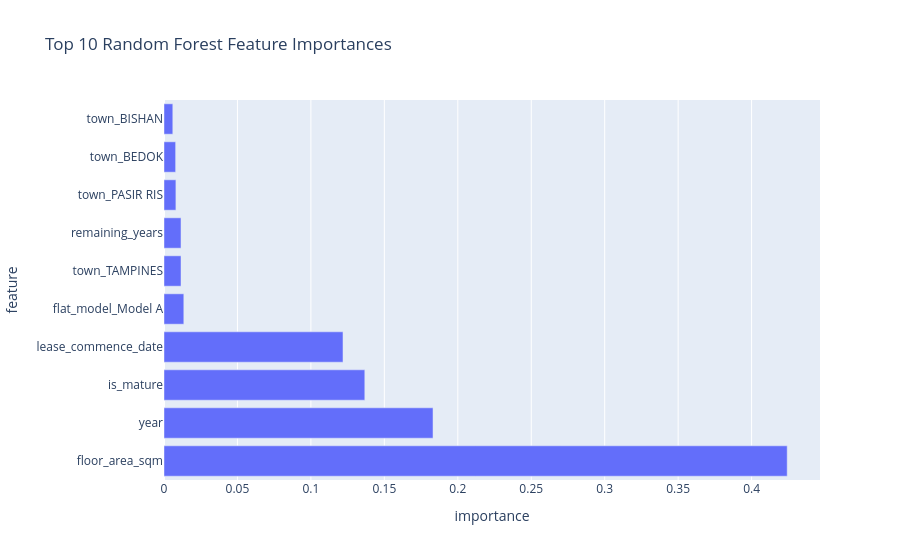

The notebook cell this image was saved under:
### Code cell
px.bar(
    feature_importance.head(10),
    x="importance",
    y="feature",
    orientation="h",
    title="Top 10 Random Forest Feature Importances"
)

### Figure 1 — Plotly figure (JSON) as saved in the notebook; plotly's stock layout.template omitted (floating-point values rounded to 4 significant figures)
{"data": [{"hovertemplate": "importance=%{x}<br>feature=%{y}<extra></extra>", "legendgroup": "", "marker": {"color": "#636efa", "pattern": {"shape": ""}}, "name": "", "orientation": "h", "showlegend": false, "textposition": "auto", "type": "bar", "x": [0.4242, 0.1831, 0.1367, 0.1218, 0.01349, 0.01159, 0.01157, 0.008099, 0.007915, 0.006], "xaxis": "x", "y": ["floor_area_sqm", "year", "is_mature", "lease_commence_date", "flat_model_Model A", "town_TAMPINES", "remaining_years", "town_PASIR RIS", "town_BEDOK", "town_BISHAN"], "yaxis": "y"}], "layout": {"barmode": "relative", "legend": {"tracegroupgap": 0}, "title": {"text": "Top 10 Random Forest Feature Importances"}, "xaxis": {"anchor": "y", "domain": [0, 1], "title": {"text": "importance"}}, "yaxis": {"anchor": "x", "domain": [0, 1], "title": {"text": "feature"}}}}
